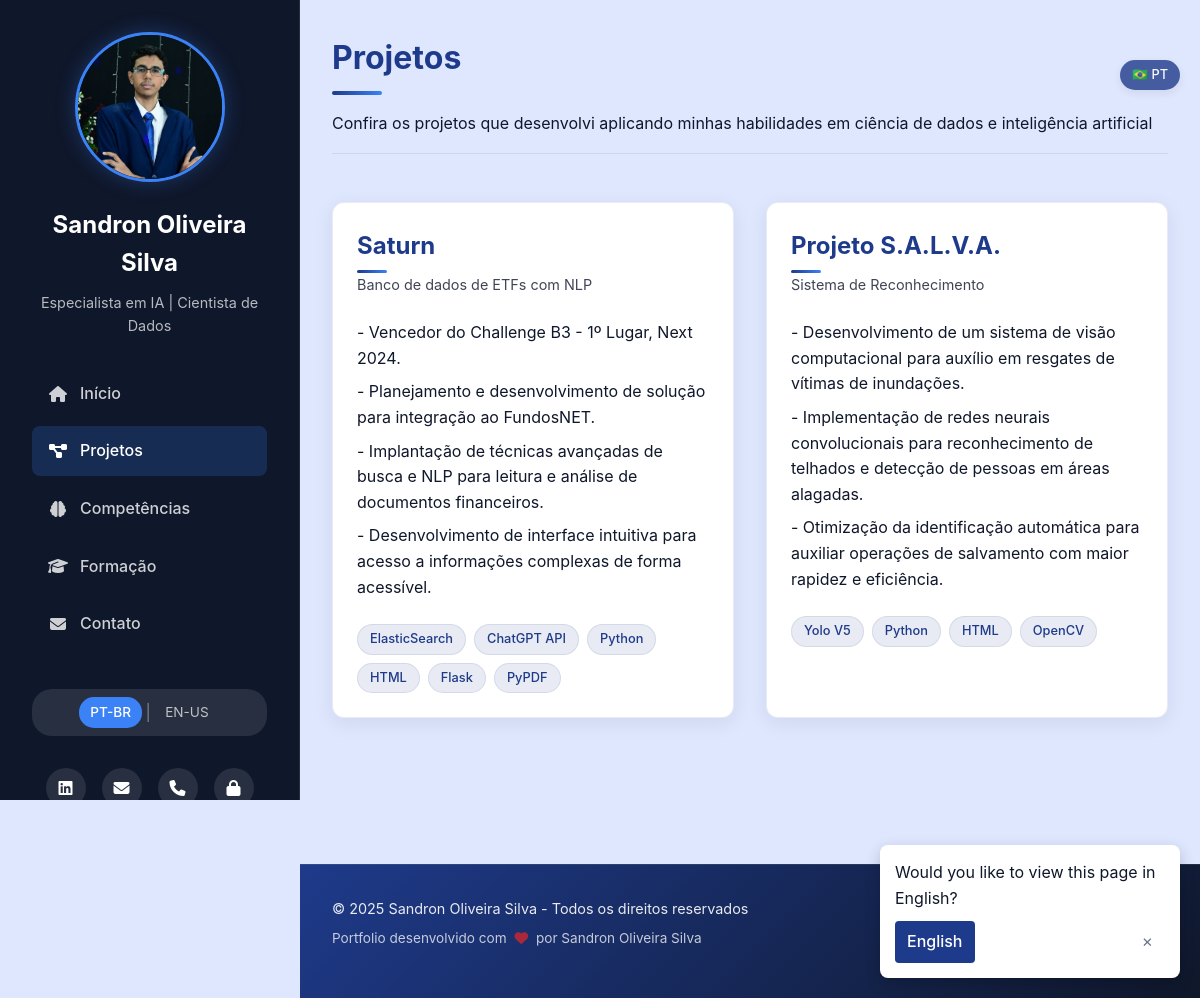
Before: /projects with the older database file.
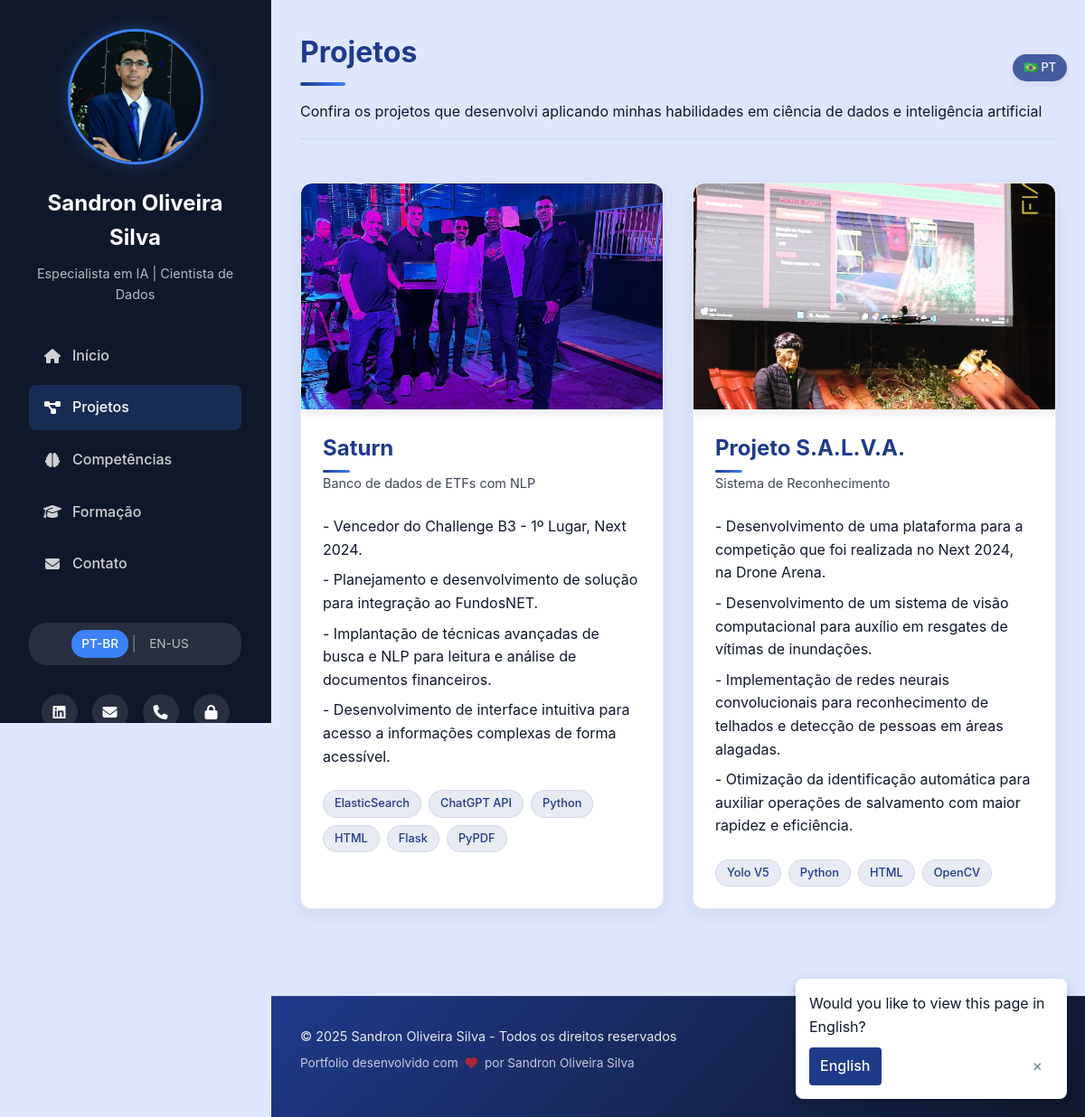
After: the same page with the newer database file.
### app.py (models this page shows)
class Project(db.Model):
    id = db.Column(db.Integer, primary_key=True)
    title = db.Column(db.String(200), nullable=False)
    title_en = db.Column(db.String(200), nullable=True)  # Título em inglês
    subtitle = db.Column(db.String(200), nullable=True)
    subtitle_en = db.Column(db.String(200), nullable=True)  # Subtítulo em inglês
    description = db.Column(db.Text, nullable=False)
    description_en = db.Column(db.Text, nullable=True)  # Descrição em inglês
    technologies = db.Column(db.String(200), nullable=False)
    image = db.Column(db.String(255), nullable=True)
    in_progress = db.Column(db.Boolean, default=False)
    created_at = db.Column(db.DateTime, default=datetime.utcnow)

### app.py (the view)
@app.route('/projects')
def projects():
    projects_list = Project.query.order_by(Project.created_at.desc()).all()
    user = User.query.first()
    return render_template('projects.html', projects=projects_list, user=user)

### app.py (called while the page is built)
def get_locale():
    return session.get('language', app.config['DEFAULT_LANGUAGE'])

def get_multilingual_field(obj, field_name):
    current_lang = g.locale  # Obtém o idioma atual da sessão
    if current_lang == 'en-us':
        en_field_name = f"{field_name}_en"
        en_value = getattr(obj, en_field_name, None)
        if en_value:
            return en_value
    return getattr(obj, field_name)

@app.context_processor
def utility_processor():
    return {
        '_': _,
        'get_locale': get_locale,
        'ml_field': get_multilingual_field  # Adicionar a nova função
    }

def _(text):
    locale = get_locale()
    if locale == app.config['DEFAULT_LANGUAGE']:
        return text
    return translations[locale].get(text, text)

@app.before_request
def before_request():
    g.locale = get_locale()
    g._ = _  # Torna a função de tradução disponível nos templates

### templates/projects.html (shortened to what this page needs)
{% extends "base.html" %}
{% block content %}
<section class="page-header">
    <h2>{{ _('Projetos') }}</h2>
    <div class="accent-line"></div>
    <p>{{ _('Confira os projetos que desenvolvi aplicando minhas habilidades em ciência de dados e inteligência artificial') }}</p>
</section>
<section class="projects-grid">
    {% for project in projects %}
    <div class="project-item {% if project.in_progress %}in-progress{% endif %}">
        {% if project.image %}
        <div class="project-image">
            <img src="{{ url_for('uploaded_file', filename='projects/' + project.image) }}" alt="{{ ml_field(project, 'title') }}">
        </div>
        {% elif project.in_progress %}
        <div class="project-status-banner">{{ _('Em Andamento') }}</div>
        {% endif %}
        <div class="project-content">
            <h3>{{ ml_field(project, 'title') }}</h3>
            {% if project.subtitle or project.subtitle_en %}
            <p class="project-subtitle">{{ ml_field(project, 'subtitle') }}</p>
            {% endif %}
            <div class="project-description">
                {% set description = ml_field(project, 'description') %}
                {% for line in description.split('\n') %}
                <p>{{ line }}</p>
                {% endfor %}
            </div>
            <div class="tech-tags">
                {% for tech in project.technologies.split(', ') %}
                <span class="tech-tag">{{ tech }}</span>
                {% endfor %}
            </div>
        </div>
    </div>
    {% else %}
    <div class="empty-state">
        <p>{{ _('Nenhum projeto cadastrado no momento.') }}</p>
    </div>
    {% endfor %}
</section>
{% endblock %}

Changed rows visible on the page:
changed Project "Saturn": image: picture added
changed Project "Projeto S.A.L.V.A.": image: picture added
Other visible differences:
new list line: "- Desenvolvimento de uma plataforma para a competição que foi realizada no Next 2024, na Drone Arena."
